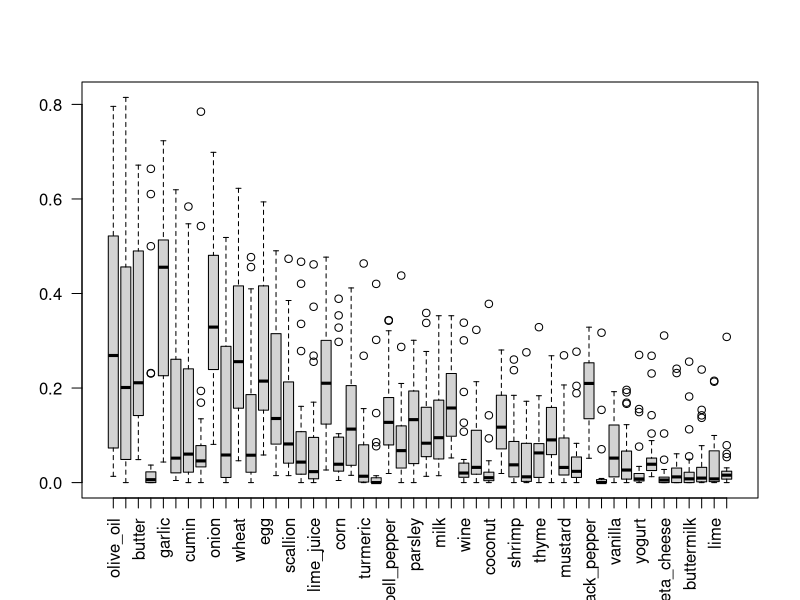
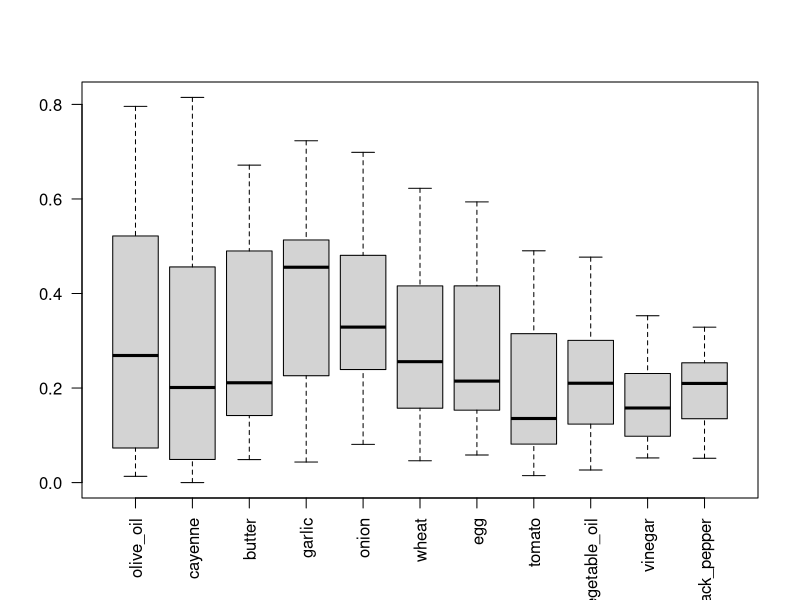
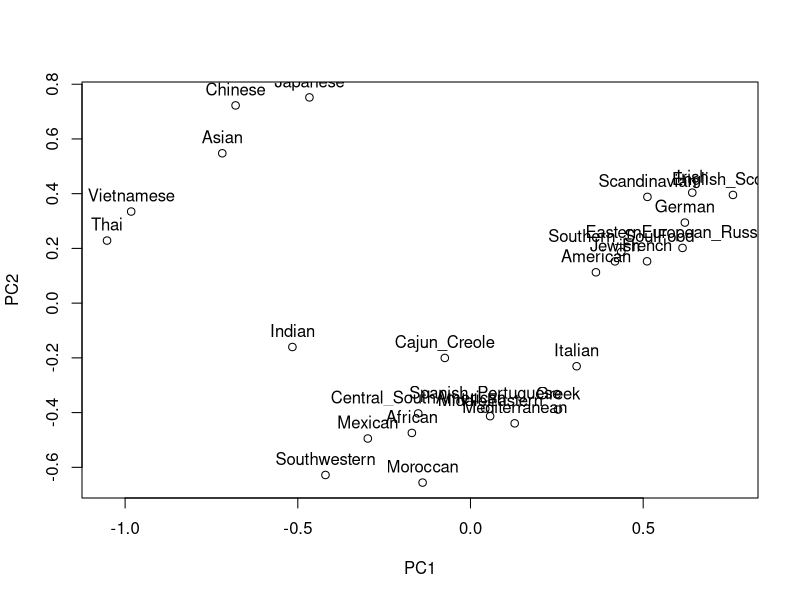
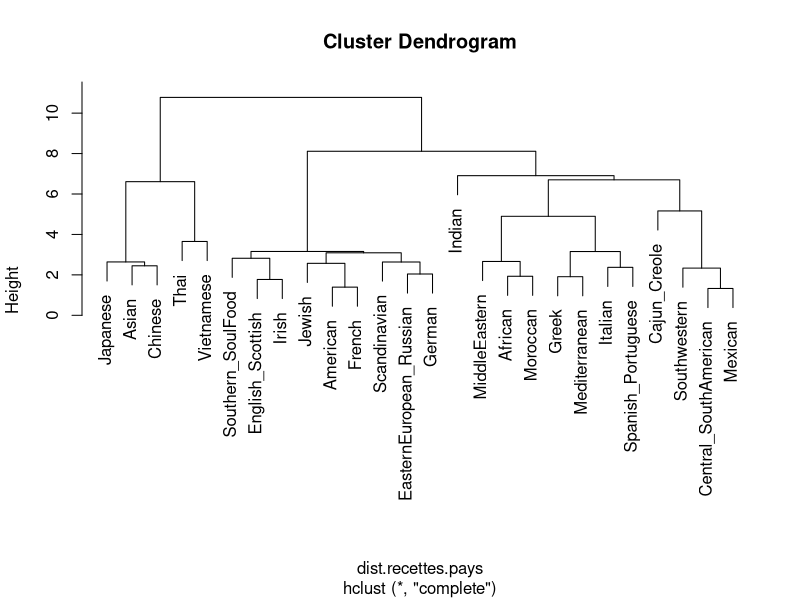
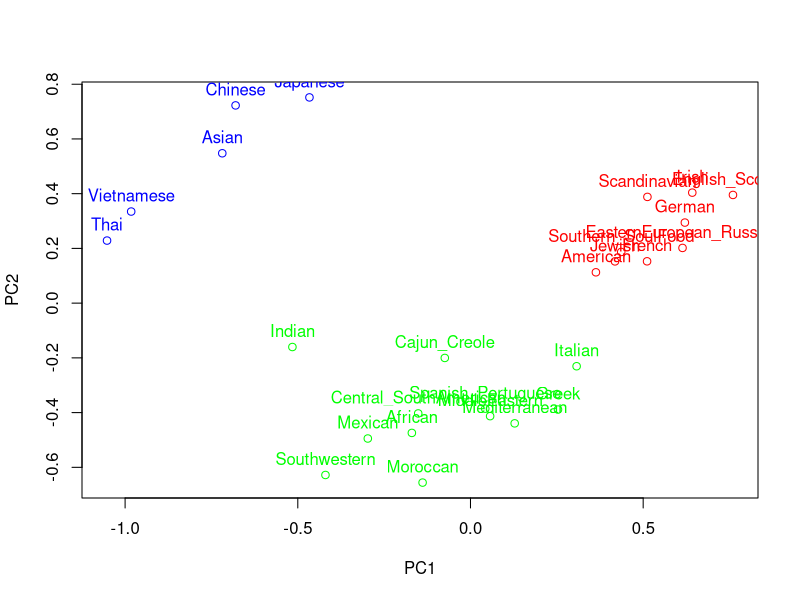
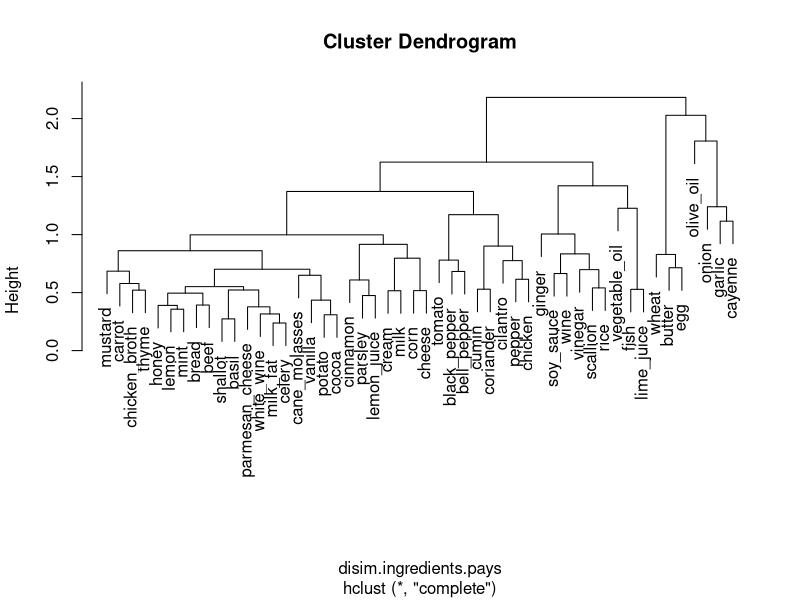

Reproduce these figures in R, in order.
#### projet SY09

### Exercice 1

## 1 - description
recettes.pays <- read.csv("donnees/recettes-pays.data", row.names = 1)
na.fail(recettes.pays)

dim(recettes.pays)
summary(recettes.pays)

cor(recettes.pays)    # correlation entre les ingrédients
cor(t(recettes.pays)) # correlation entre pays

boxplot(recettes.pays, las = 2)
boxplot(recettes.pays[colMeans(recettes.pays) > 0.15], las = 2) # most used ingredients

# plot(recettes.pays[cor(recettes.pays) > 0.9])

## 2 - ACP

acp.recettes.pays <- prcomp(recettes.pays)  # ACP - variables = ingrédients

plot(acp.recettes.pays$x[,1:2])
text(acp.recettes.pays$x[,1:2], row.names(recettes.pays), pos=3)

acp.recettes.pays$sdev # racine carrée des valeurs absolues
acp.recettes.pays.inertie <- acp.recettes.pays$sdev ^ 2 # valeurs absolues de la matrice de covarience

eigen(cov(recettes.pays))$values
# on retrouve à peu près les mêmes résultat
# on peut considérer les valeurs d'indice supérieur à 26 égales à 0, toutes ces valeurs sont inferieur à 10^-16
# elles ne sont dû qu'à des approximations, en effet on part d'une matrice de rang maximum 26
# on ne peut avoir plus de 26 valeurs propres non nulles.

inertie_total <- sum(acp.recettes.pays.inertie)

acp.recettes.pays.inertiep <- acp.recettes.pays.inertie / inertie_total * 100
inertie_explique <- apply(t(1:26), 2, function(x) sum(acp.recettes.pays.inertiep[1:x]))

# TODO : contributions relatives aux axes - individus ?
# plot des anciens axes dans le nouveau - à voir - certainement ilisible

## 3 - Analyse ascendante hiérarchique

dist.recettes.pays <-dist(recettes.pays, method = "manhattan")

hclust.recettes.pays <- hclust(dist.recettes.pays) # methodes : "single", "average", ...
plot(hclust.recettes.pays)


## 4 - K-means

kmeans.recette.pays <- kmeans(recettes.pays, rbind(recettes.pays["American",], recettes.pays["African",], recettes.pays["Asian",]), iter.max = 30)
plot(acp.recettes.pays$x[,1:2], col = c("red","green","blue")[kmeans.recette.pays$cluster])
text(acp.recettes.pays$x[,1:2], row.names(recettes.pays), pos=3, col = c("red","green","blue")[kmeans.recette.pays$cluster])

## 5 - Classification géographique des origines

# s'ils nous demande de dire que  les mexicains sont loins des allemands et de dire qu'on le retrouve 
# dans la classif obtenue ok, sinon je ne vois pas comment faire.


## 6 - description des données

recettes.echant <- read.csv("donnees/recettes-echant.data")
na.fail(recettes.echant)

summary(recettes.echant)

sort(table(recettes.echant[,1]), decreasing = T)

# TODO : blabla

## 7 - group ingrédients

pays <- unique(recettes.echant[,1])
ingredients <- colnames(recettes.echant[,2:ncol(recettes.echant)])

ingredients.pays <- data.frame(matrix(nrow = length(ingredients), ncol = length(pays)))
colnames(ingredients.pays) <- pays
row.names(ingredients.pays) <- ingredients

for (i in 1:length(ingredients)) {
  ingredient <- ingredients[i]
  
  for (j in 1:length(pays)) {
    p <- pays[j]
    
    ingredients.pays[i, j] <- mean(recettes.echant[recettes.echant[,1] == p,][,ingredient])
  }
}

# TODO : similarités - disimilarités
disim.ingredients.pays <- dist(ingredients.pays, "euclidian") # pris au hasard, y reflechir !!!


## 8 - classif ascendante hierarchique

hclust.ingredients.pays <- hclust(disim.ingredients.pays) # methodes : "single", "average", ...
plot(hclust.ingredients.pays)


## 9 - k-médoïdes

library(cluster)
pam(ingredients.pays, 5)












